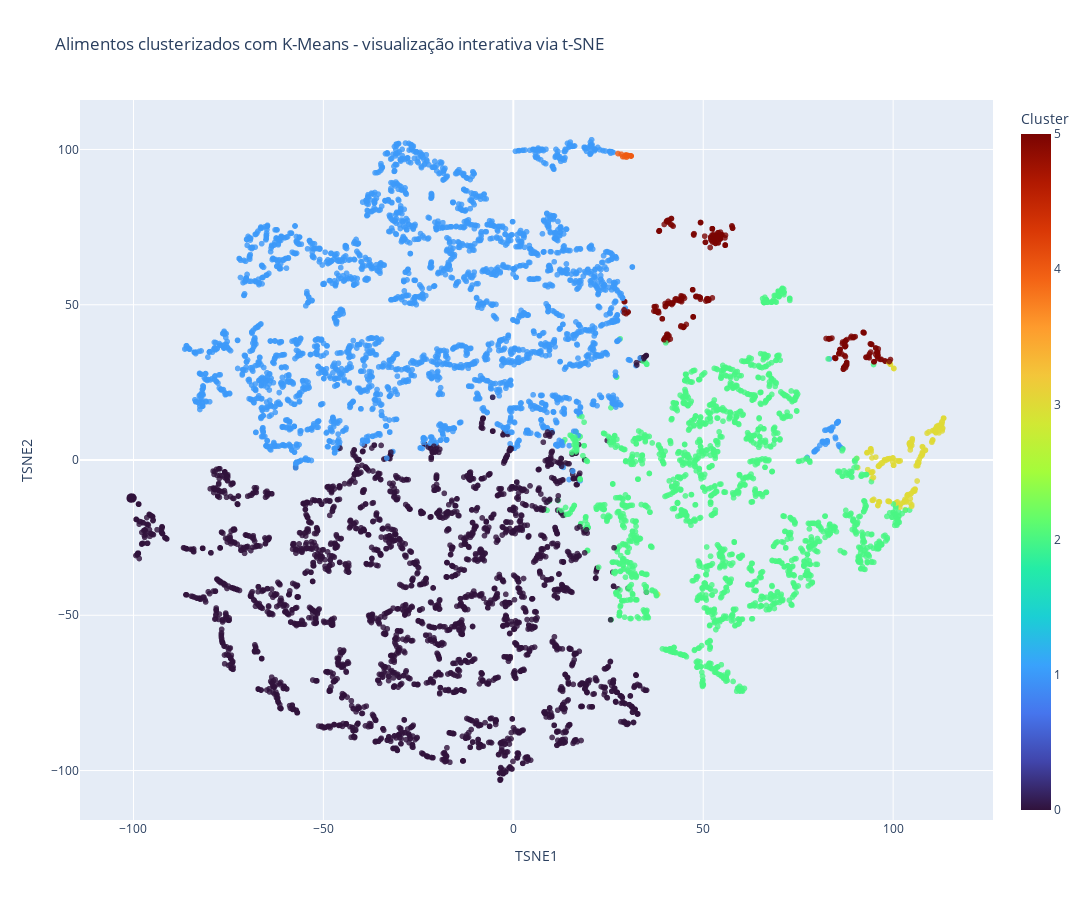

The notebook cell saved with this chart:
### Markdown cell above
A fim de permitir uma visualização interativa, apenas como complemento, vamos utilizar o t-SNE, uma técnica...

O resultado de forma interativa pode ser visualizado em: https://roriblim.github.io/PD-validacao-clusterizacao/src/tsne_clusters.html

### Code cell
from sklearn.manifold import TSNE
import plotly.express as px

tsne = TSNE(n_components=2, perplexity=15, random_state=42)
tsne_emb = tsne.fit_transform(df_scaled)

df_plot = pd.DataFrame({
    "TSNE1": tsne_emb[:,0],
    "TSNE2": tsne_emb[:,1],
    "Cluster": labels_kmeans_best_silhuette,
    "Alimento": new_df["Shrt_Desc_per_100g"] 
})

fig = px.scatter(
    df_plot,
    x="TSNE1",
    y="TSNE2",
    color="Cluster",
    hover_name="Alimento",
    color_continuous_scale="Turbo",
    title="Alimentos clusterizados com K-Means - visualização interativa via t-SNE"
)

fig.update_layout(height=900, width=1200)
fig.update_traces(marker=dict(size=6, opacity=0.8))
fig.show()

# Gerar HTML e adicionar rodapé com referências
html = fig.to_html(full_html=True, include_plotlyjs='cdn')

footer_html = """
<div style="font-size:14px; margin:20px 0 40px 0; padding-top:10px; border-top:1px solid #e1e1e1;">
  <strong>Fonte dos dados:</strong>
  <a href="https://www.kaggle.com/datasets/thebumpkin/10400-classic-hits-10-genres-1923-to-2023" target="_blank" rel="noopener">Kaggle — 10400 Classic Hits (10 genres)</a>
  <br>
  <strong>Projeto:</strong>
  <a href="https://github.com/roriblim/PD-validacao-clusterizacao" target="_blank" rel="noopener">GitHub — PD-validacao-clusterizacao</a>
</div>
"""

parts = html.rsplit("</body>", 1)
if len(parts) == 2:
    html_with_footer = parts[0] + footer_html + "</body>" + parts[1]
else:
    html_with_footer = html + footer_html

with open("tsne_clusters.html", "w", encoding="utf-8") as f:
    f.write(html_with_footer)

### Figure 1 — Plotly figure (JSON) as saved in the notebook; plotly's stock layout.template omitted (floating-point values rounded to 4 significant figures; data arrays with more than 128 entries replaced by an {"elided": "..."} marker saying what was removed)
{"data": [{"hovertemplate": "<b>%{hovertext}</b><br><br>TSNE1=%{x}<br>TSNE2=%{y}<br>Cluster=%{marker.color}<extra></extra>", "hovertext": {"elided": "7938 str values"}, "legendgroup": "", "marker": {"color": {"elided": "7938 int values"}, "coloraxis": "coloraxis", "opacity": 0.8, "size": 6, "symbol": "circle"}, "mode": "markers", "name": "", "showlegend": false, "type": "scattergl", "x": {"elided": "7938 float values"}, "xaxis": "x", "y": {"elided": "7938 float values"}, "yaxis": "y"}], "layout": {"coloraxis": {"colorbar": {"title": {"text": "Cluster"}}, "colorscale": [[0, "#30123b"], [0.07143, "#4145ab"], [0.1429, "#4675ed"], [0.2143, "#39a2fc"], [0.2857, "#1bcfd4"], [0.3571, "#24eca6"], [0.4286, "#61fc6c"], [0.5, "#a4fc3b"], [0.5714, "#d1e834"], [0.6429, "#f3c63a"], [0.7143, "#fe9b2d"], [0.7857, "#f36315"], [0.8571, "#d93806"], [0.9286, "#b11901"], [1, "#7a0402"]]}, "height": 900, "legend": {"tracegroupgap": 0}, "title": {"text": "Alimentos clusterizados com K-Means - visualização interativa via t-SNE"}, "width": 1200, "xaxis": {"anchor": "y", "domain": [0, 1], "title": {"text": "TSNE1"}}, "yaxis": {"anchor": "x", "domain": [0, 1], "title": {"text": "TSNE2"}}}}
